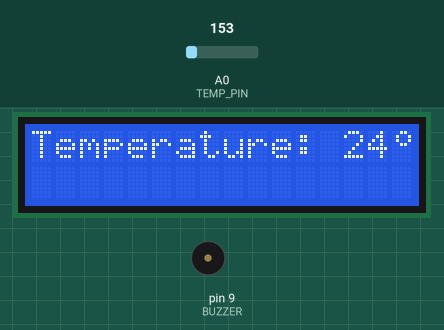
Recording of a sketch running on a simulated Arduino Uno, built with avr-gcc and run on an emulated ATmega328P. Shown: 16×2 character LCD, buzzer (waves = sounding). Inputs (shaded band) come from the test bench; at power-on: A0 (TEMP_PIN) = 153. What the sketch prints to the serial monitor is not drawn.

Above: at 1.2 s.
1.3 s: A0 (TEMP_PIN) set to 142
At 2.0 s:
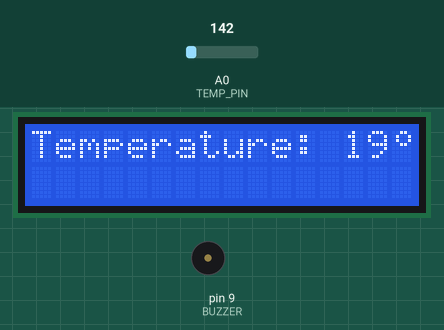
2.8 s: A0 (TEMP_PIN) set to 124
At 3.1 s:
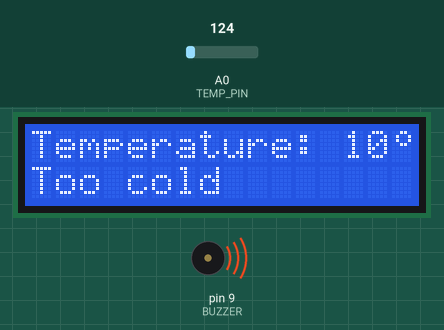
5.3 s: A0 (TEMP_PIN) set to 133
At 5.7 s:
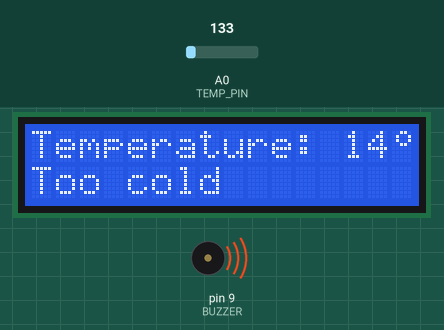
Timing chart, 0 to 8.3 s (numbered marks = the images above; inputs shaded):
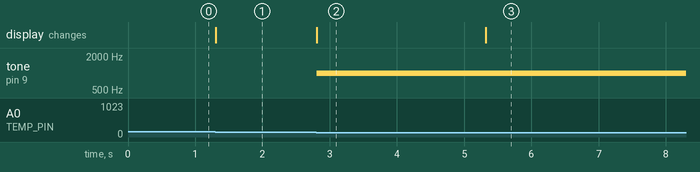

Measured:
- the behaviour switches between 136 and 135 on A0 (TEMP_PIN) (found by bisection; images 1 and 2)
- after the input at 1.3 s, the display: changes at once (image 1)
- after the input at 2.8 s, tone on pin 9 (BUZZER): silent → 1000 Hz at once; the display: changes at once (image 2)
- after the input at 5.3 s, the display: changes at once (image 3)

The sketch:

12-3-lcd_with_temperature.ino
```cpp
// C++ code
// LCD with Progress Bar

#include <LiquidCrystal.h>

const int TEMP_PIN = 0; //Analog pin 0
const int BUZZER = 9; // Buzzer on pin 9

// Upper and lower limit temp in Celsius
int maxTemp = 60;
int minTemp = 15;

boolean isBuzzing = false;

// Initialize the library with the number of the interface pins
// LiquidCrystal(rs, enable, d4, d5, d6, d7)
LiquidCrystal lcd(2, 3, 4, 5, 6, 7);

//Custom degree char
byte degree[8] = {
  B00110,
  B01001,
  B01001,
  B00110,
  B00000,
  B00000,
  B00000,
  B00000,
};

void setup()
{
  // Set up the LCD's number of columns and rows
  lcd.begin(16, 2);
  pinMode(BUZZER, OUTPUT);
  lcd.createChar(0, degree);
  Serial.begin(9600);
}

void loop()
{
  int currentTemp = readTemp();

  if (currentTemp >= maxTemp) {
    lcd.setCursor(0,1);
    lcd.print("Too hot ");

    isBuzzing = true;
  } else if (currentTemp <= minTemp) {
    lcd.setCursor(0,1);
    lcd.print("Too cold");

    isBuzzing = true;
  } else {
    isBuzzing = false;
  }

  renderTemp(currentTemp);
  setBuzzer();

  Serial.println(isBuzzing);
}

void setBuzzer() {
  if (isBuzzing == true) {
    tone(BUZZER, 1000);
    delay(500);
    noTone(BUZZER);
  } else if (isBuzzing == false) {
    noTone(BUZZER);
  }
}

void renderTemp(int temp) {
  String tempS = String(temp);
  int strLength = tempS.length();

  //Move cursor to second line12-3-lcd_with_temperature
  lcd.setCursor(0,0);
  lcd.print("Temperature: ");

  if (strLength == 1) {
    lcd.print(tempS);
    lcd.write((byte)0);
    lcd.setCursor(15, 0);
    lcd.print("  ");
  } else if (strLength == 2) {
    lcd.print(tempS);
    lcd.write((byte)0);
  } else if (strLength == 3) {
    lcd.setCursor(12, 0);
    lcd.print(tempS);
    lcd.write((byte)0);
  }

  lcd.setCursor(0,1);
  lcd.print("");
}

int readTemp() {
  int reading = analogRead(TEMP_PIN);

  // Convert that reading into voltage
  // Replace 5.0 with 3.3, if you are using a 3.3V Arduino
  float voltage = reading * (5.0 / 1024.0);

  // Convert the voltage into the temperature in Celsius
  float tempC = (voltage - 0.5) * 100;
  return tempC;
}
```
